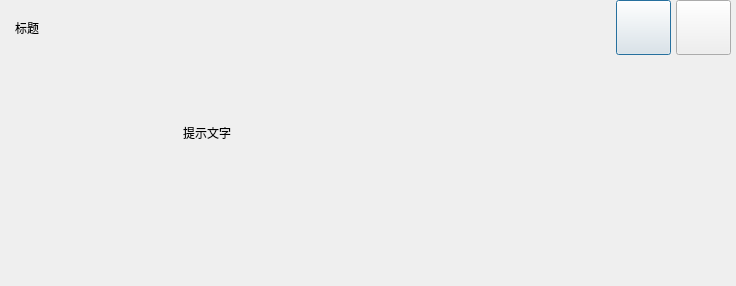
<?xml version="1.0" encoding="UTF-8"?>
<ui version="4.0">
 <class>MsgBox</class>
 <widget class="QDialog" name="MsgBox">
  <property name="geometry">
   <rect>
    <x>0</x>
    <y>0</y>
    <width>736</width>
    <height>286</height>
   </rect>
  </property>
  <property name="windowTitle">
   <string>Dialog</string>
  </property>
  <layout class="QVBoxLayout" name="verticalLayout">
   <property name="spacing">
    <number>0</number>
   </property>
   <property name="leftMargin">
    <number>0</number>
   </property>
   <property name="topMargin">
    <number>0</number>
   </property>
   <property name="rightMargin">
    <number>0</number>
   </property>
   <property name="bottomMargin">
    <number>0</number>
   </property>
   <item>
    <widget class="QWidget" name="widget" native="true">
     <property name="XUIStyleClass" stdset="0">
      <string>Body</string>
     </property>
     <layout class="QVBoxLayout" name="verticalLayout_2">
      <property name="spacing">
       <number>0</number>
      </property>
      <property name="leftMargin">
       <number>0</number>
      </property>
      <property name="topMargin">
       <number>0</number>
      </property>
      <property name="rightMargin">
       <number>0</number>
      </property>
      <property name="bottomMargin">
       <number>0</number>
      </property>
      <item>
       <widget class="QWidget" name="TitleBar" native="true">
        <property name="minimumSize">
         <size>
          <width>0</width>
          <height>55</height>
         </size>
        </property>
        <property name="maximumSize">
         <size>
          <width>16777215</width>
          <height>55</height>
         </size>
        </property>
        <property name="XUIStyleClass" stdset="0">
         <string>TitleBar</string>
        </property>
        <layout class="QHBoxLayout" name="horizontalLayout">
         <property name="spacing">
          <number>5</number>
         </property>
         <property name="leftMargin">
          <number>15</number>
         </property>
         <property name="topMargin">
          <number>0</number>
         </property>
         <property name="rightMargin">
          <number>5</number>
         </property>
         <property name="bottomMargin">
          <number>0</number>
         </property>
         <item>
          <widget class="QLabel" name="Title">
           <property name="text">
            <string>标题</string>
           </property>
          </widget>
         </item>
         <item>
          <widget class="QPushButton" name="BtnMinimized">
           <property name="minimumSize">
            <size>
             <width>55</width>
             <height>55</height>
            </size>
           </property>
           <property name="maximumSize">
            <size>
             <width>55</width>
             <height>55</height>
            </size>
           </property>
           <property name="text">
            <string/>
           </property>
           <property name="icon">
            <iconset resource="../resource.qrc">
             <normaloff>:/static/images/icon_min.svg</normaloff>:/static/images/icon_min.svg</iconset>
           </property>
          </widget>
         </item>
         <item>
          <widget class="QPushButton" name="BtnClose">
           <property name="minimumSize">
            <size>
             <width>55</width>
             <height>55</height>
            </size>
           </property>
           <property name="maximumSize">
            <size>
             <width>55</width>
             <height>55</height>
            </size>
           </property>
           <property name="text">
            <string/>
           </property>
           <property name="icon">
            <iconset resource="../resource.qrc">
             <normaloff>:/static/images/icon_close.svg</normaloff>:/static/images/icon_close.svg</iconset>
           </property>
           <property name="XUIBtn" stdset="0">
            <string>BtnClose</string>
           </property>
          </widget>
         </item>
        </layout>
       </widget>
      </item>
      <item>
       <widget class="QWidget" name="widget_2" native="true">
        <layout class="QHBoxLayout" name="horizontalLayout_2">
         <property name="spacing">
          <number>25</number>
         </property>
         <property name="leftMargin">
          <number>30</number>
         </property>
         <property name="topMargin">
          <number>0</number>
         </property>
         <property name="rightMargin">
          <number>0</number>
         </property>
         <property name="bottomMargin">
          <number>0</number>
         </property>
         <item>
          <widget class="QLabel" name="LBIcon">
           <property name="minimumSize">
            <size>
             <width>128</width>
             <height>128</height>
            </size>
           </property>
           <property name="maximumSize">
            <size>
             <width>128</width>
             <height>128</height>
            </size>
           </property>
           <property name="text">
            <string/>
           </property>
          </widget>
         </item>
         <item>
          <widget class="QLabel" name="LBText">
           <property name="text">
            <string>提示文字</string>
           </property>
          </widget>
         </item>
        </layout>
       </widget>
      </item>
      <item>
       <widget class="QWidget" name="widget_3" native="true">
        <property name="minimumSize">
         <size>
          <width>0</width>
          <height>75</height>
         </size>
        </property>
        <property name="maximumSize">
         <size>
          <width>16777215</width>
          <height>75</height>
         </size>
        </property>
        <property name="XUIStyleClass" stdset="0">
         <string>TitleBar</string>
        </property>
        <layout class="QHBoxLayout" name="ToolBox">
         <property name="spacing">
          <number>10</number>
         </property>
         <property name="leftMargin">
          <number>0</number>
         </property>
         <property name="topMargin">
          <number>0</number>
         </property>
         <property name="rightMargin">
          <number>0</number>
         </property>
         <property name="bottomMargin">
          <number>0</number>
         </property>
        </layout>
       </widget>
      </item>
     </layout>
    </widget>
   </item>
  </layout>
 </widget>
 <resources>
  <include location="../resource.qrc"/>
 </resources>
 <connections/>
</ui>
